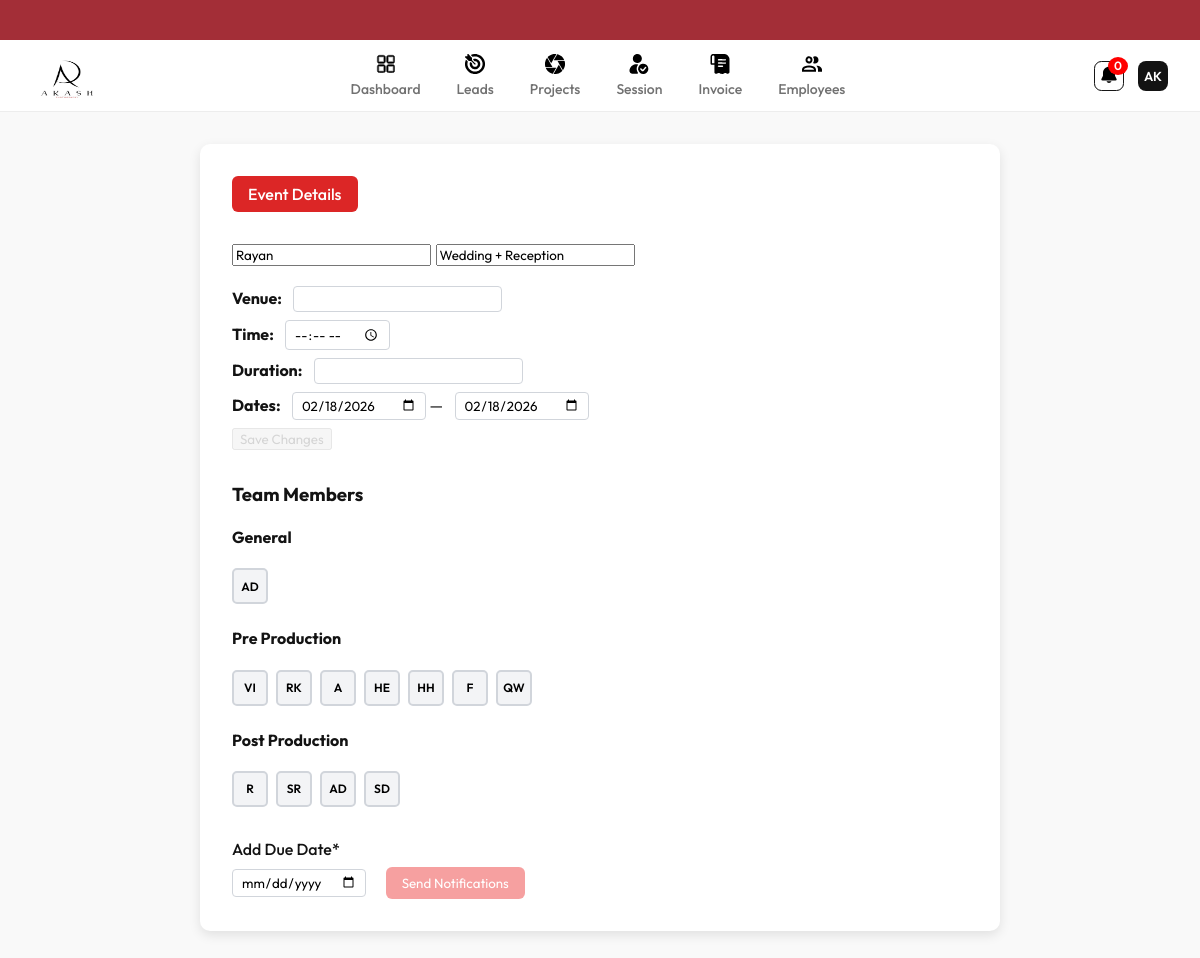
Before: /projects/6/sessions/ (signed in) with the older database file.
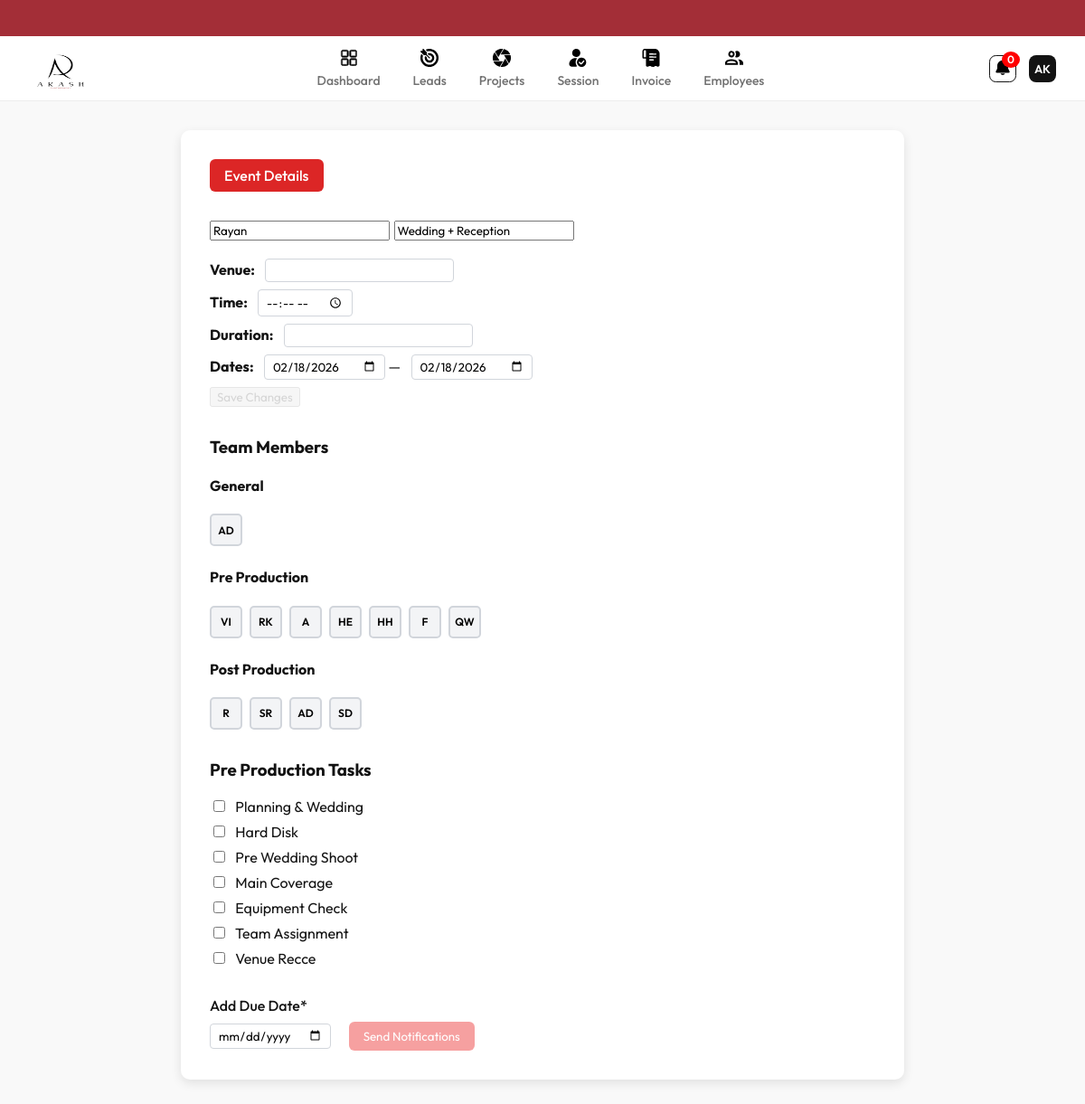
After: the same page with the newer database file.
### accounts/models.py (models this page shows, shortened)
class User(AbstractUser):
    ROLE_CHOICES = (
        ('admin', 'Admin'),
        ('team', 'Team Member'),
    )
    role = models.CharField(
        max_length=20,
        choices=ROLE_CHOICES,
        default='team'
    )
    photography_role = models.CharField(
        max_length=20,
        choices=PHOTOGRAPHY_ROLES,
        blank=True,
        null=True
    )

### projects/models.py (models this page shows, shortened)
class ProjectTask(models.Model):
    STAGE_CHOICES = (
        ('pre', 'Pre Production'),
        ('selection', 'Selection'),
        ('post', 'Post Production'),
    )
    project = models.ForeignKey(
        Project,
        on_delete=models.CASCADE,
        related_name="tasks"
    )
    title = models.CharField(max_length=120)
    stage = models.CharField(max_length=20, choices=STAGE_CHOICES)
    is_completed = models.BooleanField(default=False)

### projects/views.py (the view)
# urls.py: path("<int:project_id>/sessions/", views.project_sessions, name="project_sessions"),
@login_required
def project_sessions(request, project_id):
    project = get_object_or_404(
        Project.objects.prefetch_related("team", "tasks"),
        id=project_id
    )
    users = User.objects.all()
    tasks_by_stage = [
        ("Pre Production", project.tasks.filter(stage="pre")),
        ("Selection", project.tasks.filter(stage="selection")),
        ("Post Production", project.tasks.filter(stage="post")),
    ]
    context = {
        "project": project,
        "users": users,
        "pre_roles": ["photographer", "videographer"],
        "post_roles": ["editor", "album_designer"],
        "tasks_by_stage": tasks_by_stage,  # Pass as list of tuples
    }
    return render(request, "project_sessions.html", context)

### core/context_processors.py (called while the page is built)
def notifications(request):
    if request.user.is_authenticated:
        today = timezone.localdate()  # current date
        new_leads = Lead.objects.filter(status=Lead.STATUS_NEW, created_at__date=today)
        followup_leads = Lead.objects.filter(status=Lead.STATUS_FOLLOW, followup_date=today)
        notifications_list = []
        for lead in new_leads:
            notifications_list.append({
                "title": "New Lead Added",
                "details": f"{lead.name} ({lead.project_code})"
            })
        for lead in followup_leads:
            notifications_list.append({
                "title": "Lead Follow-Up",
                "details": f"{lead.name} ({lead.project_code})"
            })
    else:
        notifications_list = []
    return {
        "notifications": notifications_list
    }

### templates/project_sessions.html (shortened to what the changed rows need)
{% extends "base.html" %}
{% load static %}
{% block extra_css %}
<link rel="stylesheet" href="{% static 'css/project_sessions.css' %}">
{% endblock %}
{% block content %}
<div class="page-container">
  <section class="project-details">
    <h2 class="event-name">
      {% if request.user.is_staff %}
        <input type="text" value="{{ project.client_name }}"
               data-field="client_name" data-project-id="{{ project.id }}" />
        <input type="text" value="{{ project.event_type }}"
               data-field="event_type" data-project-id="{{ project.id }}" />
      {% else %}
        {{ project.client_name }} – {{ project.event_type }}
      {% endif %}
    </h2>
  </section>
  <section class="team-members">
    {% with pre_roles=pre_roles post_roles=post_roles %}
    <div class="team-group">
      <div class="avatars">
        {% for member in users %}
          {% if not member.photography_role %}
            <div class="avatar {% if member in project.team.all %}active{% endif %}"
                 {% if request.user.is_staff %}
                   data-user-id="{{ member.id }}" data-project-id="{{ project.id }}"
                 {% endif %}
                 title="{{ member.username }}">
              {{ member.username|slice:":2"|upper }}
            </div>
          {% endif %}
        {% endfor %}
      </div>
    </div>
    <div class="team-group">
      <div class="avatars">
        {% for member in users %}
          {% if member.photography_role in pre_roles %}
            <div class="avatar {% if member in project.team.all %}active{% endif %}"
                 {% if request.user.is_staff %}
                   data-user-id="{{ member.id }}" data-project-id="{{ project.id }}"
                 {% endif %}
                 title="{{ member.username }}">
              {{ member.username|slice:":2"|upper }}
            </div>
          {% endif %}
        {% endfor %}
      </div>
    </div>
    <div class="team-group">
      <div class="avatars">
        {% for member in users %}
          {% if member.photography_role in post_roles %}
            <div class="avatar {% if member in project.team.all %}active{% endif %}"
                 {% if request.user.is_staff %}
                   data-user-id="{{ member.id }}" data-project-id="{{ project.id }}"
                 {% endif %}
                 title="{{ member.username }}">
              {{ member.username|slice:":2"|upper }}
            </div>
          {% endif %}
        {% endfor %}
      </div>
    </div>
    {% endwith %}
  </section>
  <section class="tasks">
    {% for stage, tasks in tasks_by_stage %}
      {% if tasks %}
        <h3>{{ stage }} Tasks</h3>
        <ul>
          {% for task in tasks %}
            <li>
              {% if request.user.is_staff %}
                <input type="checkbox" class="task-toggle"
                       data-task-id="{{ task.id }}"
                       {% if task.is_completed %}checked{% endif %}>
                {{ task.title }}
              {% else %}
                {{ task.title }} {% if task.is_completed %}(✓){% endif %}
              {% endif %}
            </li>
          {% endfor %}
        </ul>
      {% endif %}
    {% endfor %}
  </section>
</div>
{% endblock %}

Changed rows visible on the page:
added ProjectTask: title "Planning & Wedding"
added ProjectTask: title "Hard Disk"
added ProjectTask: title "Pre Wedding Shoot"
added ProjectTask: title "Main Coverage"
added ProjectTask: title "Equipment Check"
added ProjectTask: title "Team Assignment"
added ProjectTask: title "Venue Recce"
Other visible differences:
new list line: "Pre Production Tasks"
